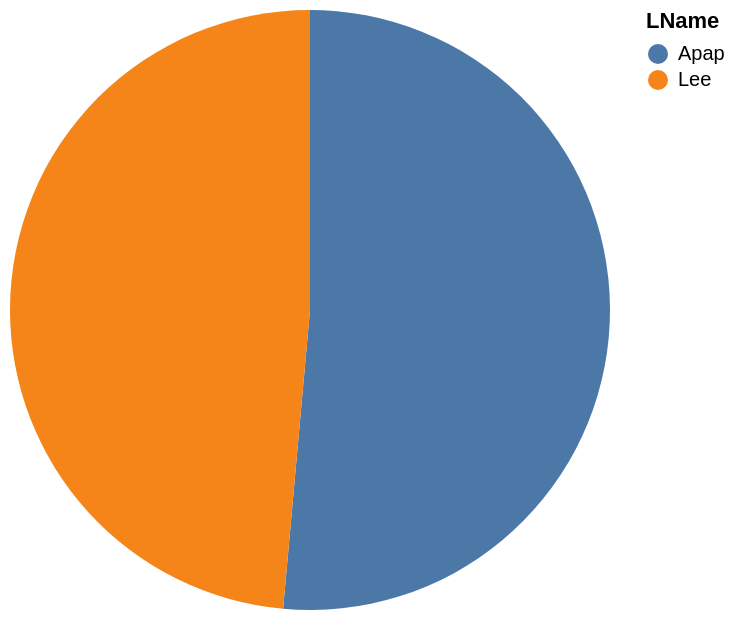

Describe this chart as a Vega-Lite specification.
### Vega-Lite specification from a JSON file in a GitHub repository (floating-point values rounded to 4 significant figures)
{"data": {"values": [{"x_data": "Apap", "y_data": 18}, {"x_data": "Lee", "y_data": 17}]}, "mark": "arc", "encoding": {"theta": {"field": "y_data", "type": "quantitative", "title": "Age"}, "color": {"field": "x_data", "type": "nominal", "title": "LName"}}}
